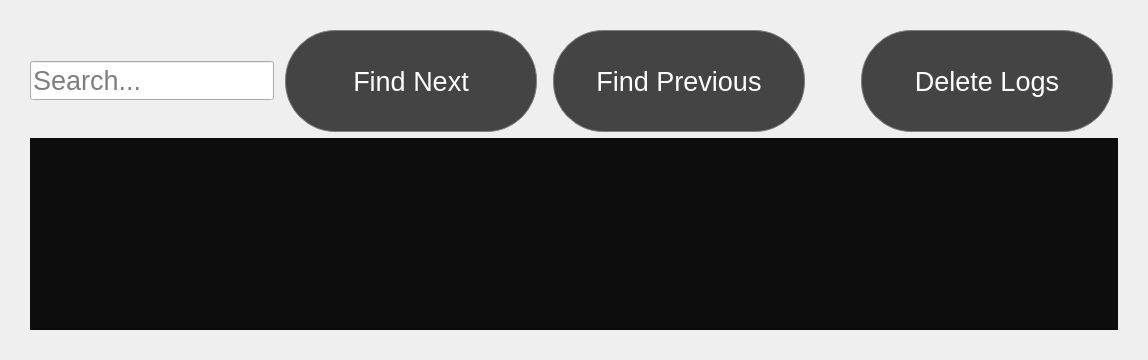
                <widget class="QWidget" name="systemLogPage">
                 <layout class="QVBoxLayout" name="verticalLayout_95">
                  <property name="leftMargin">
                   <number>30</number>
                  </property>
                  <property name="topMargin">
                   <number>30</number>
                  </property>
                  <property name="rightMargin">
                   <number>30</number>
                  </property>
                  <property name="bottomMargin">
                   <number>30</number>
                  </property>
                  <item>
                   <layout class="QHBoxLayout" name="horizontalLayout_11" stretch="1,0,0,0,0">
                    <property name="topMargin">
                     <number>0</number>
                    </property>
                    <item>
                     <widget class="LineEdit" name="txtSearchLogs">
                      <property name="font">
                       <font>
                        <family>Arial</family>
                        <pointsize>20</pointsize>
                       </font>
                      </property>
                      <property name="placeholderText">
                       <string>Search...</string>
                      </property>
                     </widget>
                    </item>
                    <item>
                     <widget class="QPushButton" name="btnFindNext">
                      <property name="font">
                       <font>
                        <family>Arial</family>
                        <pointsize>20</pointsize>
                       </font>
                      </property>
                      <property name="styleSheet">
                       <string notr="true">QPushButton {
background-color: rgb(68, 68, 68);
color:white;
min-width: 250px;
min-height: 100px;
border-radius: 50px;
border: 1px solid gray;
margin: 0 5px 0 5px;
outline:0;
}
QPushButton:hover:!pressed{
background-color:rgb(77, 77, 77);
border: 1px solid white;
}</string>
                      </property>
                      <property name="text">
                       <string>Find Next</string>
                      </property>
                     </widget>
                    </item>
                    <item>
                     <widget class="QPushButton" name="btnFindBefor">
                      <property name="font">
                       <font>
                        <family>Arial</family>
                        <pointsize>20</pointsize>
                       </font>
                      </property>
                      <property name="styleSheet">
                       <string notr="true">QPushButton {
background-color: rgb(68, 68, 68);
color:white;
min-width: 250px;
min-height: 100px;
border-radius: 50px;
border: 1px solid gray;
margin: 0 5px 0 5px;
outline:0;
}
QPushButton:hover:!pressed{
background-color:rgb(77, 77, 77);
border: 1px solid white;
}</string>
                      </property>
                      <property name="text">
                       <string>Find Previous</string>
                      </property>
                     </widget>
                    </item>
                    <item>
                     <spacer name="horizontalSpacer_57">
                      <property name="orientation">
                       <enum>Qt::Horizontal</enum>
                      </property>
                      <property name="sizeHint" stdset="0">
                       <size>
                        <width>40</width>
                        <height>20</height>
                       </size>
                      </property>
                     </spacer>
                    </item>
                    <item>
                     <widget class="QPushButton" name="btnDeleteLogs">
                      <property name="font">
                       <font>
                        <family>Arial</family>
                        <pointsize>20</pointsize>
                       </font>
                      </property>
                      <property name="styleSheet">
                       <string notr="true">QPushButton {
background-color: rgb(68, 68, 68);
color:white;
min-width: 250px;
min-height: 100px;
border-radius: 50px;
border: 1px solid gray;
margin: 0 5px 0 5px;
outline:0;
}
QPushButton:hover:!pressed{
background-color:rgb(77, 77, 77);
border: 1px solid white;
}</string>
                      </property>
                      <property name="text">
                       <string>Delete Logs</string>
                      </property>
                     </widget>
                    </item>
                   </layout>
                  </item>
                  <item>
                   <widget class="QTextEdit" name="txtLogs">
                    <property name="font">
                     <font>
                      <family>Consolas</family>
                      <pointsize>18</pointsize>
                     </font>
                    </property>
                    <property name="styleSheet">
                     <string notr="true">QWidget {
background-color: rgb(13, 13, 13);
color: rgb(255, 255, 255);
}
QTextEdit{
padding-left:20;
}
</string>
                    </property>
                    <property name="readOnly">
                     <bool>true</bool>
                    </property>
                   </widget>
                  </item>
                 </layout>
                </widget>
